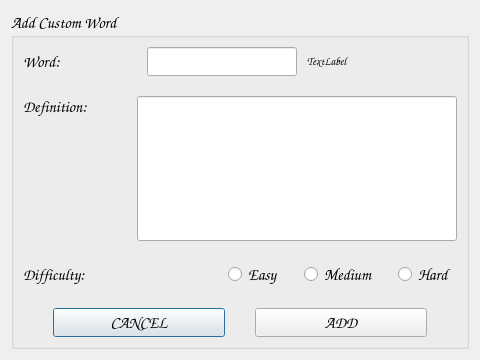
<?xml version="1.0" encoding="UTF-8"?>
<ui version="4.0">
 <class>AddCustomWordDialog</class>
 <widget class="QDialog" name="AddCustomWordDialog">
  <property name="geometry">
   <rect>
    <x>0</x>
    <y>0</y>
    <width>480</width>
    <height>360</height>
   </rect>
  </property>
  <property name="sizePolicy">
   <sizepolicy hsizetype="Fixed" vsizetype="Fixed">
    <horstretch>0</horstretch>
    <verstretch>0</verstretch>
   </sizepolicy>
  </property>
  <property name="minimumSize">
   <size>
    <width>480</width>
    <height>360</height>
   </size>
  </property>
  <property name="maximumSize">
   <size>
    <width>480</width>
    <height>360</height>
   </size>
  </property>
  <property name="windowTitle">
   <string>Dialog</string>
  </property>
  <layout class="QGridLayout" name="gridLayout_2">
   <item row="0" column="0">
    <widget class="QGroupBox" name="groupBox">
     <property name="font">
      <font>
       <family>Comic Sans MS</family>
       <pointsize>12</pointsize>
      </font>
     </property>
     <property name="title">
      <string>Add Custom Word</string>
     </property>
     <layout class="QGridLayout" name="gridLayout">
      <item row="0" column="0">
       <layout class="QVBoxLayout" name="verticalLayout">
        <property name="spacing">
         <number>20</number>
        </property>
        <item>
         <layout class="QHBoxLayout" name="horizontalLayout_4">
          <property name="spacing">
           <number>10</number>
          </property>
          <item>
           <widget class="QLabel" name="labelWord">
            <property name="font">
             <font>
              <family>Comic Sans MS</family>
              <pointsize>12</pointsize>
             </font>
            </property>
            <property name="text">
             <string>Word:</string>
            </property>
           </widget>
          </item>
          <item>
           <widget class="QLineEdit" name="lineEdit">
            <property name="sizePolicy">
             <sizepolicy hsizetype="Minimum" vsizetype="Fixed">
              <horstretch>0</horstretch>
              <verstretch>0</verstretch>
             </sizepolicy>
            </property>
            <property name="minimumSize">
             <size>
              <width>150</width>
              <height>0</height>
             </size>
            </property>
           </widget>
          </item>
          <item>
           <widget class="QLabel" name="labelWordError">
            <property name="sizePolicy">
             <sizepolicy hsizetype="Minimum" vsizetype="Preferred">
              <horstretch>0</horstretch>
              <verstretch>0</verstretch>
             </sizepolicy>
            </property>
            <property name="minimumSize">
             <size>
              <width>150</width>
              <height>0</height>
             </size>
            </property>
            <property name="font">
             <font>
              <family>Comic Sans MS</family>
              <pointsize>8</pointsize>
             </font>
            </property>
            <property name="text">
             <string>TextLabel</string>
            </property>
           </widget>
          </item>
         </layout>
        </item>
        <item>
         <layout class="QHBoxLayout" name="horizontalLayout_3">
          <item>
           <widget class="QLabel" name="labelDefinition">
            <property name="sizePolicy">
             <sizepolicy hsizetype="Expanding" vsizetype="Preferred">
              <horstretch>0</horstretch>
              <verstretch>0</verstretch>
             </sizepolicy>
            </property>
            <property name="font">
             <font>
              <family>Comic Sans MS</family>
              <pointsize>12</pointsize>
             </font>
            </property>
            <property name="text">
             <string>Definition:</string>
            </property>
            <property name="alignment">
             <set>Qt::AlignmentFlag::AlignLeading|Qt::AlignmentFlag::AlignLeft|Qt::AlignmentFlag::AlignTop</set>
            </property>
           </widget>
          </item>
          <item>
           <widget class="QLineEdit" name="lineEditDefinition">
            <property name="sizePolicy">
             <sizepolicy hsizetype="Maximum" vsizetype="Expanding">
              <horstretch>0</horstretch>
              <verstretch>0</verstretch>
             </sizepolicy>
            </property>
            <property name="minimumSize">
             <size>
              <width>320</width>
              <height>0</height>
             </size>
            </property>
           </widget>
          </item>
         </layout>
        </item>
        <item>
         <layout class="QHBoxLayout" name="horizontalLayout">
          <item>
           <widget class="QLabel" name="labelDifficulty">
            <property name="sizePolicy">
             <sizepolicy hsizetype="Expanding" vsizetype="Preferred">
              <horstretch>0</horstretch>
              <verstretch>0</verstretch>
             </sizepolicy>
            </property>
            <property name="font">
             <font>
              <family>Comic Sans MS</family>
              <pointsize>12</pointsize>
             </font>
            </property>
            <property name="text">
             <string>Difficulty:</string>
            </property>
           </widget>
          </item>
          <item>
           <widget class="QRadioButton" name="radioButtonEasy">
            <property name="text">
             <string>Easy</string>
            </property>
           </widget>
          </item>
          <item>
           <widget class="QRadioButton" name="radioButtonMedium">
            <property name="text">
             <string>Medium</string>
            </property>
           </widget>
          </item>
          <item>
           <widget class="QRadioButton" name="radioButtonHard">
            <property name="text">
             <string>Hard</string>
            </property>
           </widget>
          </item>
         </layout>
        </item>
        <item>
         <layout class="QHBoxLayout" name="horizontalLayout_2">
          <property name="spacing">
           <number>30</number>
          </property>
          <property name="leftMargin">
           <number>30</number>
          </property>
          <property name="rightMargin">
           <number>30</number>
          </property>
          <item>
           <widget class="QPushButton" name="pushButtonCancel">
            <property name="text">
             <string>CANCEL</string>
            </property>
           </widget>
          </item>
          <item>
           <widget class="QPushButton" name="pushButtonAdd">
            <property name="text">
             <string>ADD</string>
            </property>
           </widget>
          </item>
         </layout>
        </item>
       </layout>
      </item>
     </layout>
    </widget>
   </item>
  </layout>
 </widget>
 <resources/>
 <connections/>
</ui>
